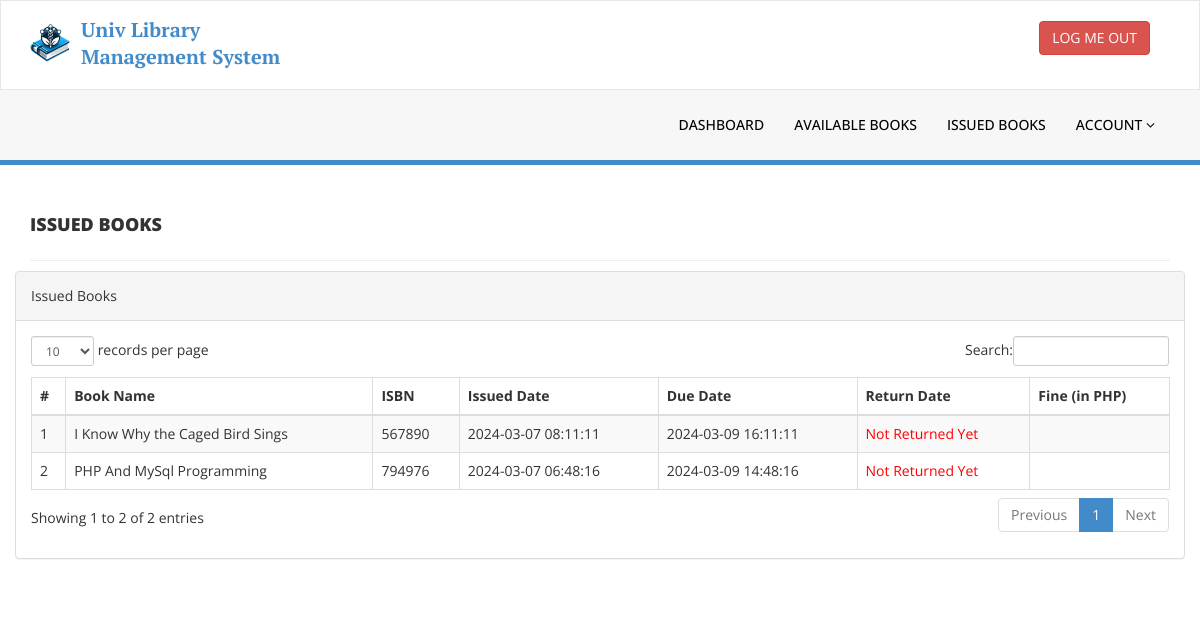
/library/issued-books.php (signed in), run on the app's committed database.
### tables this page shows
CREATE TABLE `tblissuedbookdetails` (
  `id` int(11) NOT NULL,
  `BookId` int(11) DEFAULT NULL,
  `StudentID` varchar(150) DEFAULT NULL,
  `IssuesDate` timestamp NULL DEFAULT current_timestamp(),
  `DueDate` datetime DEFAULT NULL,
  `ReturnDate` timestamp NULL DEFAULT NULL ON UPDATE current_timestamp(),
  `RetrunStatus` int(1) DEFAULT 0,
  `fine` int(11) DEFAULT NULL
);

CREATE TABLE `tblbooks` (
  `id` int(11) NOT NULL,
  `BookName` varchar(255) DEFAULT NULL,
  `CatId` int(11) DEFAULT NULL,
  `AuthorId` int(11) DEFAULT NULL,
  `ISBNNumber` int(11) DEFAULT NULL,
  `BookPrice` int(11) DEFAULT NULL,
  `RegDate` timestamp NULL DEFAULT current_timestamp(),
  `UpdationDate` timestamp NULL DEFAULT NULL ON UPDATE current_timestamp(),
  `status` int(11) DEFAULT 1
);

### library/issued-books.php (the view, shortened to what this page needs)
<?php
include('includes/config.php');
if (strlen($_SESSION['login']) == 0) {
    header('location:index.php');
} else {
?>
    <!DOCTYPE html>
    <html xmlns="http://www.w3.org/1999/xhtml">
    <head>
        <link href="assets/css/bootstrap.css" rel="stylesheet" />
        <link href="assets/css/font-awesome.css" rel="stylesheet" />
        <link href="assets/js/dataTables/dataTables.bootstrap.css" rel="stylesheet" />
        <link href="assets/css/style.css" rel="stylesheet" />
    </head>
    <body>
        <?php include('includes/header.php'); ?>
        <div class="content-wrapper">
            <div class="container">
                <div class="row pad-botm">
                    <div class="col-md-12">
                        <h4 class="header-line">Issued Books</h4>
                    </div>
                    <div class="row">
                        <div class="col-md-12">
                            <div class="panel panel-default">
                                <div class="panel-heading">
                                    Issued Books
                                </div>
                                <div class="panel-body">
                                    <div class="table-responsive">
                                        <table class="table table-striped table-bordered table-hover" id="dataTables-example">
                                            <thead>
                                                <tr>
                                                    <th>#</th>
                                                    <th>Book Name</th>
                                                    <th>ISBN </th>
                                                    <th>Issued Date</th>
                                                    <th>Due Date</th>
                                                    <th>Return Date</th>
                                                    <th>Fine (in PHP)</th>
                                                </tr>
                                            </thead>
                                            <tbody>
                                                <?php
                                                $sid = $_SESSION['stdid'];
                                                $sql = "
                                                    SELECT tblbooks.BookName,
                                                        tblbooks.ISBNNumber,
                                                        tblissuedbookdetails.IssuesDate,
                                                        tblissuedbookdetails.DueDate,
                                                        tblissuedbookdetails.ReturnDate,
                                                        tblissuedbookdetails.id AS rid,
                                                        tblissuedbookdetails.fine
                                                    FROM tblissuedbookdetails
                                                    JOIN tblstudents ON tblstudents.StudentId=tblissuedbookdetails.StudentId
                                                    JOIN tblbooks ON tblbooks.id=tblissuedbookdetails.BookId
                                                    WHERE tblstudents.StudentId=:sid
                                                    ORDER BY tblissuedbookdetails.id DESC";
                                                $query = $dbh->prepare($sql);
                                                $query->bindParam(':sid', $sid, PDO::PARAM_STR);
                                                $query->execute();
                                                $results = $query->fetchAll(PDO::FETCH_OBJ);
                                                $cnt = 1;
                                                if ($query->rowCount() > 0) {
                                                    foreach ($results as $result) {               ?>
                                                        <tr class="odd gradeX">
                                                            <td class="center"><?php echo htmlentities($cnt); ?></td>
                                                            <td class="center"><?php echo htmlentities($result->BookName); ?></td>
                                                            <td class="center"><?php echo htmlentities($result->ISBNNumber); ?></td>
                                                            <td class="center"><?php echo htmlentities($result->IssuesDate); ?></td>
                                                            <td class="center"><?php echo htmlentities($result->DueDate); ?></td>
                                                            <td class="center"><?php if ($result->ReturnDate == "") { ?>
                                                                    <span style="color:red">
                                                                        <?php echo htmlentities("Not Returned Yet"); ?>
                                                                    </span>
                                                                <?php } else {
                                                                                    echo htmlentities($result->ReturnDate);
                                                                                }
                                                                ?>
                                                            </td>
                                                            <td class="center"><?php echo htmlentities($result->fine); ?></td>
                                                        </tr>
                                                <?php $cnt = $cnt + 1;
                                                    }
                                                } ?>
                                            </tbody>
                                        </table>
                                    </div>
                                </div>
                            </div>
                        </div>
                    </div>
                </div>
            </div>
        </div>
    </body>
    </html>
<?php } ?>

### library/assets/css/style.css (style rules this page uses)
body { font-family: 'Open Sans', sans-serif; line-height: 28px; }
.content-wrapper { margin-top: 40px; padding-bottom: 23rem; }
.header-line { font-weight: 900; padding-bottom: 25px; border-bottom: 1px solid #eeeeee; text-transform: uppercase; }
.pad-botm { padding-bottom: 30px; }

### data on the page
tblissuedbookdetails: BookId.BookName "I Know Why the Caged Bird Sings", BookId.ISBNNumber "567890", IssuesDate "2024-03-07 08:11:11", DueDate "2024-03-09 16:11:11"
tblissuedbookdetails: BookId.BookName "PHP And MySql Programming", BookId.ISBNNumber "794976", IssuesDate "2024-03-07 06:48:16", DueDate "2024-03-09 14:48:16"
